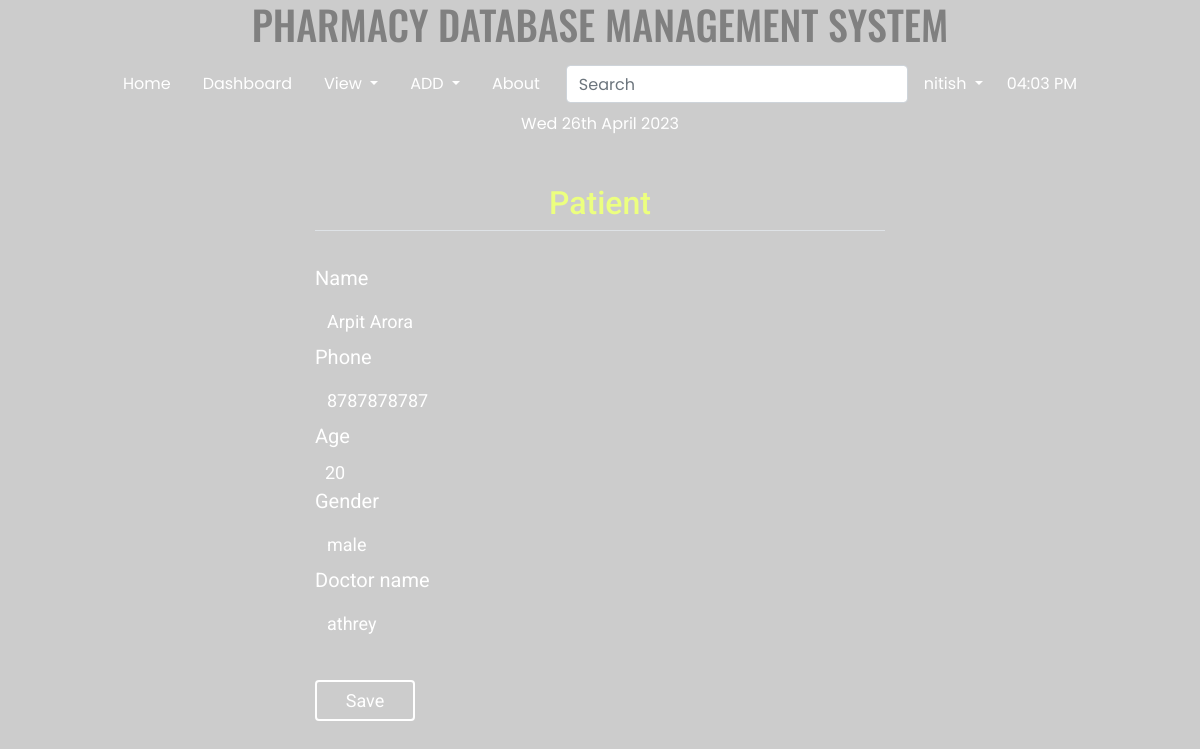
The page /patedit/1/ (signed in) on the database its author committed.
### home/models.py (models this page shows, shortened)
class Patient(models.Model):
    name = models.CharField(max_length=200)
    phone=models.CharField(max_length=17,default='')
    age=models.IntegerField(default='')
    gender = models.CharField(max_length=20)
    doctor_name = models.CharField(max_length=200)

### home/views.py (the view, shortened to what this page needs)
# urls.py: path('patedit/<int:pk>/',EditPatientView.as_view(), name='patedit'),
class EditPatientView(generic.UpdateView):
    model = Patient
    form_class = PatientForm
    template_name = 'home/addpatient.html'

### home/forms.py
class PatientForm(ModelForm):
    class Meta:
        model = Patient
        fields= '__all__'
        widgets = {
            'name': forms.TextInput(attrs={'class': 'form-control', 'autocomplete': 'off','pattern':'[A-Za-z ]+', 'title':'Enter Characters Only'}),
            'phone': forms.TextInput(attrs={'class': 'form-control', 'autocomplete': 'off','pattern':'[0-9]+', 'title':'Enter Numbers Only'}),
            'gender': forms.TextInput(attrs={'class': 'form-control', 'autocomplete': 'off', 'pattern':'[A-Za-z ]+', 'title':'Enter Characters Only'}),
            'doctor_name': forms.TextInput(attrs={'class': 'form-control', 'autocomplete': 'off', 'pattern':'[A-Za-z ]+', 'title':'Enter Characters Only'})
        }

### templates/home/addpatient.html (shortened to what this page needs)
{% extends 'basic.html' %}
{% block body %}
{% load static %}
{% load crispy_forms_tags %}
{% if user.is_authenticated %}
<div class="col-md-6 offset-md-3">
        <form method="post" enctype="multipart/form-data">
            <fieldset class="form-group mx-auto">
                <legend class="border-bottom text-center mb-4"><h2>Patient</h2></legend>
                {{ form|crispy }}
            </fieldset>
            <button class="btn btn-outline-info " type="submit" value="submit">Save</button>
        </form>
</div>
<body style="
      width: 100%;
    height: 100vh;
    background: linear-gradient(rgba(0, 0, 0, 0.2), rgba(0, 0, 0, 0.2)), url('/static/images/bg2.jpg');
    background-size: cover;
    font-family: 'Roboto', sans-serif;
    ">
{% else %}
<h2>Please Log in to Create a Post</h2>
{% endif %}
{% endblock body %}

### templates/basic.html (shortened to what this page needs)
<!DOCTYPE html>
<html lang="en">
<head>
    <link rel="stylesheet" href="https://stackpath.bootstrapcdn.com/bootstrap/4.2.1/css/bootstrap.min.css"
 />
    {% load static %}
    <link href="{% static 'css/style.css'  %}" rel="stylesheet" />
</head>
    <h1 class="text-center" style="color: grey; font-family: 'Oswald', sans-serif;"> PHARMACY DATABASE MANAGEMENT SYSTEM</h1>
    <nav class="navbar navbar-expand-lg navbar-light" style="background: none; color: grey; text-color: grey; font-family: 'Poppins', sans-serif;">
        <div class="collapse navbar-collapse" id="navbarSupportedContent">
            <ul class="nav justify-content-center">
                <li class="nav-item {% block blogactive %} {% endblock blogactive %}">
                    <a class="nav-link" href="/">Home</a>
                </li>
                <li class="nav-item">
                    <a class="nav-link" href="/dashboard/">Dashboard</a>
                </li>
                <li class="nav-item dropdown">
                    <a class="nav-link dropdown-toggle" href="#" id="navbarDropdown" role="button"
                        data-toggle="dropdown" aria-haspopup="true" aria-expanded="false">
                        View
                    </a>
                </li>
                <li class="nav-item dropdown">
                    <a class="nav-link dropdown-toggle" href="#" id="navbarDropdown" role="button"
                        data-toggle="dropdown" aria-haspopup="true" aria-expanded="false">
                        ADD
                    </a>
                </li>
                <li class="nav-item {% block aboutactive %} {% endblock aboutactive %}">
                    <a class="nav-link" href="/about/">About</a>
                </li>
                {% if user.is_authenticated %}
                <ul class="navbar-nav">
                    <form method="post" action="/search/" class="form-inline my-2 my-lg-0">
                        <li>
                            <input class="form-control mr-sm-2" style="color: #26f1fb" type="search"
                                placeholder="Search" aria-label="Search" name="q" id="q" />
                        </li>
                    </form>
                    <li class="nav-item dropdown">
                        <a class="nav-link dropdown-toggle" href="#" id="navbarDropdown" role="button"
                            data-toggle="dropdown" aria-haspopup="true" aria-expanded="false">
                            {{request.user}}
                        </a>
                    </li>
                </ul>
                {% else %}
                <li class="nav-item {% block login %} {% endblock login %}">
                    <a class="nav-link" href="{% url 'home:login' %}">Login</a>
                </li>
                {% endif %}
                <li class="nav-item">
                    <a class="nav-link" href="">{% now "h:i A" as current_time %} {{ current_time|center:"150" }}</a>
                </li>
                <li class="nav-item">
                    <a class="nav-link" href="">{% now "D jS F Y" %}</a>
                </li>
            </ul>
        </div>
    </nav>
    <br />
    {% block body %} {% endblock %} {% block js %} {% endblock %}
</body>
</html>

### static/css/style.css (style rules this page uses)
body { margin: 0; padding: 0; font-family: sens-serif; height: 100vh; }
.nav, .collapse { width: 100%; }
.navbar .nav .nav-item .nav-link:link, .navbar .nav .nav-item .nav-link:visited { color: #fff; text-align: center; }
* { padding: 0; margin: 0; border-radius: border-box; }
.form-group { width: 100%; overflow: hidden; font-size: 20px; padding: 8px 0; margin: 8px 0; color: white; background: none; margin-bottom: 1rem; }
.form-group label { width: 100%; text-align: left; }
input { width: 100%; border: none; outline: none; background: none; color: white; float: left; margin: 0 10px; font-size: 18px; }
.textinput { width: 100%; border: none; outline: none; background: none; color: white; float: left; margin: 0px 0px; font-size: 18px; }
.btn { width: 100px; background: none; border: 2px solid #fff; color: white; padding: 5px; font-size: 18px; cursor: pointer; margin: 12px 0; }
.col-md-6, .col-md-7, .col-md-8, .col-md-9, .col-md-10 { background: none; color: white; }
h1, h2, h3, h4, h5, h6 { background: none; color: rgb(236, 255, 127); }

### rows shown on the page
Patient: name "Arpit Arora", phone "8787878787", age "20", gender "male", doctor_name "athrey"

### other values the page prints
{{ request.user }} "nitish"
{{ current_time|center:"150" }} "04:03 PM"
